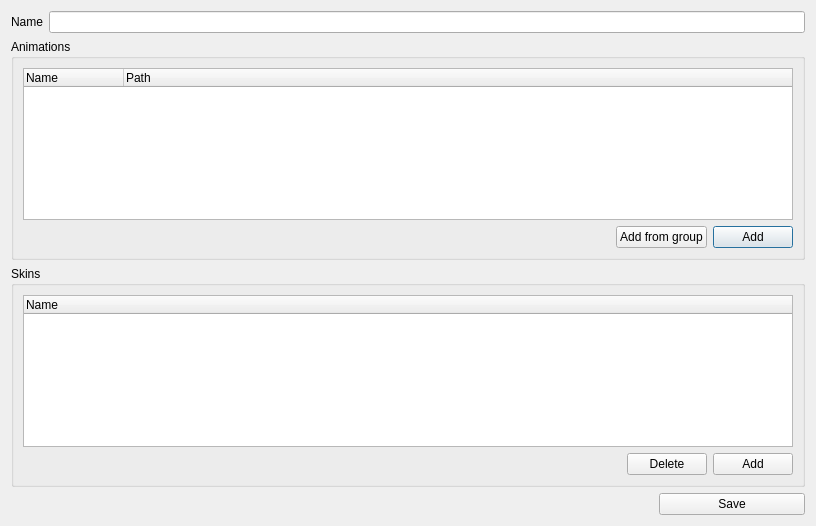
<?xml version="1.0" encoding="UTF-8"?>
<ui version="4.0">
 <class>ModelEditDialog</class>
 <widget class="QDialog" name="ModelEditDialog">
  <property name="geometry">
   <rect>
    <x>0</x>
    <y>0</y>
    <width>816</width>
    <height>526</height>
   </rect>
  </property>
  <property name="windowTitle">
   <string>Skinned model edit</string>
  </property>
  <layout class="QGridLayout" name="gridLayout">
   <item row="2" column="0" colspan="6">
    <widget class="QGroupBox" name="groupBox">
     <property name="title">
      <string>Animations</string>
     </property>
     <layout class="QGridLayout" name="gridLayout_3">
      <item row="0" column="0" colspan="3">
       <widget class="QTreeWidget" name="animationTree">
        <column>
         <property name="text">
          <string>Name</string>
         </property>
        </column>
        <column>
         <property name="text">
          <string>Path</string>
         </property>
        </column>
       </widget>
      </item>
      <item row="1" column="2">
       <widget class="QPushButton" name="pushButton_4">
        <property name="sizePolicy">
         <sizepolicy hsizetype="Minimum" vsizetype="Fixed">
          <horstretch>0</horstretch>
          <verstretch>1</verstretch>
         </sizepolicy>
        </property>
        <property name="text">
         <string>Add</string>
        </property>
       </widget>
      </item>
      <item row="1" column="0">
       <spacer name="horizontalSpacer_2">
        <property name="orientation">
         <enum>Qt::Horizontal</enum>
        </property>
        <property name="sizeHint" stdset="0">
         <size>
          <width>40</width>
          <height>20</height>
         </size>
        </property>
       </spacer>
      </item>
      <item row="1" column="1">
       <widget class="QPushButton" name="pushButton_5">
        <property name="text">
         <string>Add from group</string>
        </property>
       </widget>
      </item>
     </layout>
    </widget>
   </item>
   <item row="3" column="0" colspan="6">
    <widget class="QGroupBox" name="groupBox_2">
     <property name="title">
      <string>Skins</string>
     </property>
     <layout class="QGridLayout" name="gridLayout_2">
      <item row="0" column="0" colspan="3">
       <widget class="SimpleTreeWidget" name="skinTree">
        <column>
         <property name="text">
          <string>Name</string>
         </property>
        </column>
       </widget>
      </item>
      <item row="1" column="2">
       <widget class="QPushButton" name="pushButton_2">
        <property name="sizePolicy">
         <sizepolicy hsizetype="Minimum" vsizetype="Fixed">
          <horstretch>0</horstretch>
          <verstretch>1</verstretch>
         </sizepolicy>
        </property>
        <property name="text">
         <string>Add</string>
        </property>
       </widget>
      </item>
      <item row="1" column="0">
       <spacer name="horizontalSpacer">
        <property name="orientation">
         <enum>Qt::Horizontal</enum>
        </property>
        <property name="sizeHint" stdset="0">
         <size>
          <width>40</width>
          <height>20</height>
         </size>
        </property>
       </spacer>
      </item>
      <item row="1" column="1">
       <widget class="QPushButton" name="pushButton">
        <property name="text">
         <string>Delete</string>
        </property>
       </widget>
      </item>
     </layout>
     <zorder>pushButton_2</zorder>
     <zorder>skinTree</zorder>
     <zorder>pushButton</zorder>
    </widget>
   </item>
   <item row="0" column="0">
    <widget class="QLabel" name="label_3">
     <property name="sizePolicy">
      <sizepolicy hsizetype="Preferred" vsizetype="Preferred">
       <horstretch>1</horstretch>
       <verstretch>0</verstretch>
      </sizepolicy>
     </property>
     <property name="text">
      <string>Name</string>
     </property>
    </widget>
   </item>
   <item row="5" column="0">
    <spacer name="horizontalSpacer_3">
     <property name="orientation">
      <enum>Qt::Horizontal</enum>
     </property>
     <property name="sizeHint" stdset="0">
      <size>
       <width>40</width>
       <height>20</height>
      </size>
     </property>
    </spacer>
   </item>
   <item row="5" column="5">
    <widget class="QPushButton" name="pushButton_3">
     <property name="sizePolicy">
      <sizepolicy hsizetype="Minimum" vsizetype="Fixed">
       <horstretch>1</horstretch>
       <verstretch>0</verstretch>
      </sizepolicy>
     </property>
     <property name="text">
      <string>Save</string>
     </property>
    </widget>
   </item>
   <item row="5" column="4">
    <spacer name="horizontalSpacer_7">
     <property name="orientation">
      <enum>Qt::Horizontal</enum>
     </property>
     <property name="sizeHint" stdset="0">
      <size>
       <width>40</width>
       <height>20</height>
      </size>
     </property>
    </spacer>
   </item>
   <item row="0" column="1" colspan="5">
    <widget class="QLineEdit" name="nameEdit">
     <property name="sizePolicy">
      <sizepolicy hsizetype="Expanding" vsizetype="Fixed">
       <horstretch>10</horstretch>
       <verstretch>0</verstretch>
      </sizepolicy>
     </property>
    </widget>
   </item>
   <item row="5" column="3">
    <spacer name="horizontalSpacer_6">
     <property name="orientation">
      <enum>Qt::Horizontal</enum>
     </property>
     <property name="sizeHint" stdset="0">
      <size>
       <width>40</width>
       <height>20</height>
      </size>
     </property>
    </spacer>
   </item>
   <item row="5" column="2">
    <spacer name="horizontalSpacer_5">
     <property name="orientation">
      <enum>Qt::Horizontal</enum>
     </property>
     <property name="sizeHint" stdset="0">
      <size>
       <width>40</width>
       <height>20</height>
      </size>
     </property>
    </spacer>
   </item>
   <item row="5" column="1">
    <spacer name="horizontalSpacer_4">
     <property name="orientation">
      <enum>Qt::Horizontal</enum>
     </property>
     <property name="sizeHint" stdset="0">
      <size>
       <width>40</width>
       <height>20</height>
      </size>
     </property>
    </spacer>
   </item>
  </layout>
 </widget>
 <customwidgets>
  <customwidget>
   <class>SimpleTreeWidget</class>
   <extends>QTreeWidget</extends>
   <header>simpletreewidget.h</header>
  </customwidget>
 </customwidgets>
 <resources/>
 <connections>
  <connection>
   <sender>pushButton_3</sender>
   <signal>clicked()</signal>
   <receiver>ModelEditDialog</receiver>
   <slot>onSave()</slot>
   <hints>
    <hint type="sourcelabel">
     <x>743</x>
     <y>516</y>
    </hint>
    <hint type="destinationlabel">
     <x>294</x>
     <y>282</y>
    </hint>
   </hints>
  </connection>
  <connection>
   <sender>pushButton_4</sender>
   <signal>clicked()</signal>
   <receiver>ModelEditDialog</receiver>
   <slot>onAddAnimation()</slot>
   <hints>
    <hint type="sourcelabel">
     <x>796</x>
     <y>247</y>
    </hint>
    <hint type="destinationlabel">
     <x>294</x>
     <y>181</y>
    </hint>
   </hints>
  </connection>
  <connection>
   <sender>pushButton_2</sender>
   <signal>clicked()</signal>
   <receiver>ModelEditDialog</receiver>
   <slot>onAddSkin()</slot>
   <hints>
    <hint type="sourcelabel">
     <x>754</x>
     <y>471</y>
    </hint>
    <hint type="destinationlabel">
     <x>36</x>
     <y>265</y>
    </hint>
   </hints>
  </connection>
  <connection>
   <sender>pushButton</sender>
   <signal>clicked()</signal>
   <receiver>ModelEditDialog</receiver>
   <slot>onDeleteSkin()</slot>
   <hints>
    <hint type="sourcelabel">
     <x>693</x>
     <y>471</y>
    </hint>
    <hint type="destinationlabel">
     <x>522</x>
     <y>509</y>
    </hint>
   </hints>
  </connection>
  <connection>
   <sender>pushButton_5</sender>
   <signal>clicked()</signal>
   <receiver>ModelEditDialog</receiver>
   <slot>onAddFromGroup()</slot>
   <hints>
    <hint type="sourcelabel">
     <x>701</x>
     <y>235</y>
    </hint>
    <hint type="destinationlabel">
     <x>815</x>
     <y>181</y>
    </hint>
   </hints>
  </connection>
 </connections>
 <slots>
  <slot>onModelPick()</slot>
  <slot>onSkinPick()</slot>
  <slot>onSave()</slot>
  <slot>onAddAnimation()</slot>
  <slot>onAddSkin()</slot>
  <slot>onDeleteSkin()</slot>
  <slot>onAddFromGroup()</slot>
 </slots>
</ui>
